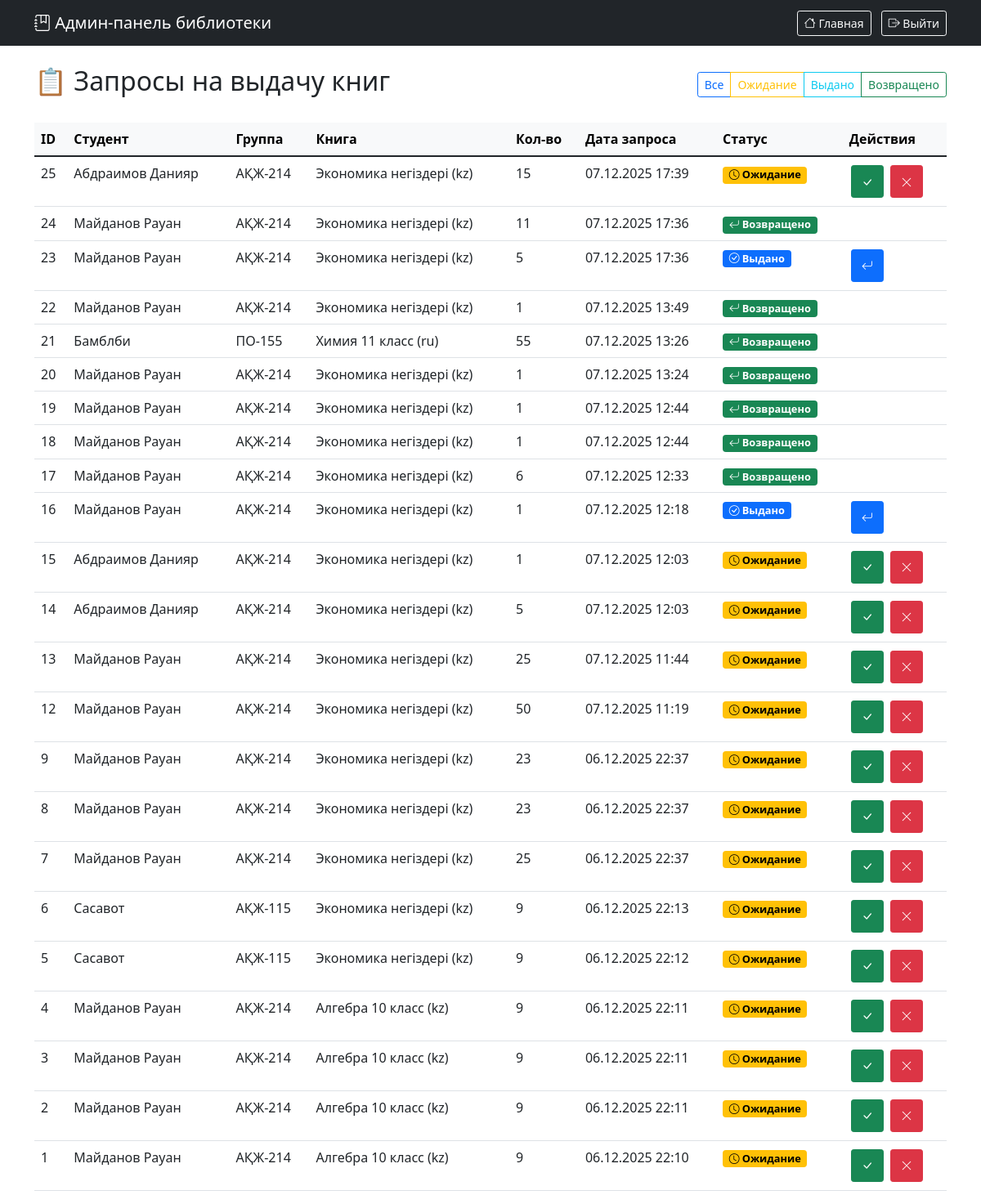
/admin (signed in), run on an earlier commit of the app's database.
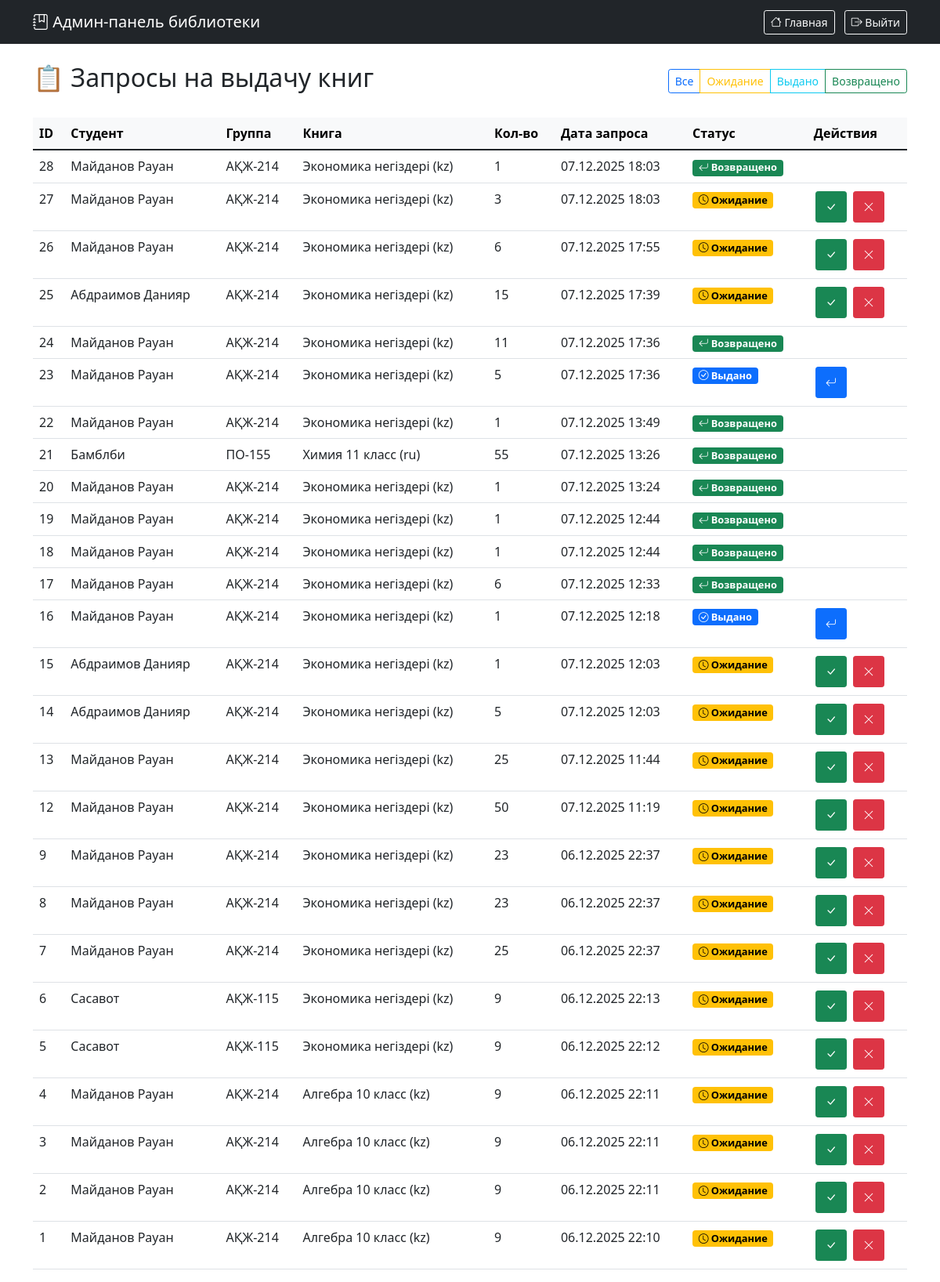
And on a later commit of the database.
### models.py (models this page shows, shortened)
class BookRequest(db.Model):
    __tablename__ = 'book_requests'
    id = db.Column(db.Integer, primary_key=True)
    student_id = db.Column(db.Integer, db.ForeignKey('students.id'), nullable=False)
    book_id = db.Column(db.Integer, db.ForeignKey('books.id'), nullable=False)
    request_date = db.Column(db.DateTime, nullable=False, default=db.func.now())  # Дата создания запроса
    issue_date = db.Column(db.DateTime)  # Дата выдачи (когда библиотекарь подтвердил)
    planned_return_date = db.Column(db.DateTime)  # Планируемая дата возврата (+90 минут)
    actual_return_date = db.Column(db.DateTime)  # Фактическая дата возврата
    quantity = db.Column(db.Integer, nullable=False, default=1)  # Количество взятых экземпляров
    status = db.Column(db.String(20), nullable=False, default='ожидание')  # статусы: ожидание, выдано, возвращено
    book = db.relationship('Book', backref='requests')

class Student(db.Model):
    __tablename__ = 'students'
    id = db.Column(db.Integer, primary_key=True)
    full_name = db.Column(db.String(100), nullable=False)  # ФИО
    group_id = db.Column(db.Integer, db.ForeignKey('groups.id'), nullable=False)
    book_requests = db.relationship('BookRequest', backref='student', lazy=True)

class Group(db.Model):
    __tablename__ = 'groups'
    id = db.Column(db.Integer, primary_key=True)
    name = db.Column(db.String(50), unique=True, nullable=False)  # Например: "АҚЖ-214"
    language = db.Column(db.String(10), nullable=False)  # "kz" или "ru"
    course = db.Column(db.Integer, nullable=False)  # 1 или 2
    students = db.relationship('Student', backref='group', lazy=True)

class Book(db.Model):
    __tablename__ = 'books'
    id = db.Column(db.Integer, primary_key=True)
    name = db.Column(db.String(200), nullable=False)  # Название книги
    author = db.Column(db.String(100), nullable=False)  # Автор книги
    year = db.Column(db.Integer, nullable=False)  # Год издания
    total_quantity = db.Column(db.Integer, nullable=False)  # Всего экземпляров
    available_quantity = db.Column(db.Integer, nullable=False)  # Доступно сейчас
    language = db.Column(db.String(10), nullable=False)  # Язык книги
    course = db.Column(db.Integer, nullable=False)  # Курс

### app.py (the view)
@app.route('/admin')
@admin_required
def admin_dashboard():
    requests = BookRequest.query.order_by(BookRequest.request_date.desc()).all()
    return render_template('admin.html', requests=requests)

### app.py (called while the page is built)
def admin_required(f):
    @wraps(f)
    def decorated_function(*args, **kwargs):
        if not session.get('admin_logged_in'):
            return redirect(url_for('admin_login'))
        return f(*args, **kwargs)
    return decorated_function

### templates/admin.html (shortened to what this page needs)
<!DOCTYPE html>
<html lang="ru">
<head>
    <link href="https://cdn.jsdelivr.net/npm/bootstrap@5.1.3/dist/css/bootstrap.min.css" rel="stylesheet">
    <link rel="stylesheet" href="https://cdn.jsdelivr.net/npm/bootstrap-icons@1.8.1/font/bootstrap-icons.css">
</head>
<body>
    <nav class="navbar navbar-dark bg-dark">
        <div class="container">
            <span class="navbar-brand">
                <i class="bi bi-journal-bookmark"></i> Админ-панель библиотеки
            </span>
            <div>
                <a href="{{ url_for('admin_dashboard') }}" class="btn btn-outline-light btn-sm me-2">
                    <i class="bi bi-house"></i> Главная
                </a>
                <a href="{{ url_for('admin_logout') }}" class="btn btn-outline-light btn-sm">
                    <i class="bi bi-box-arrow-right"></i> Выйти
                </a>
            </div>
        </div>
    </nav>
    <div class="container mt-4">
        <div class="d-flex justify-content-between align-items-center mb-4">
            <h2>📋 Запросы на выдачу книг</h2>
            <div class="btn-group">
                <button class="btn btn-outline-primary btn-sm" data-filter="all">Все</button>
                <button class="btn btn-outline-warning btn-sm" data-filter="waiting">Ожидание</button>
                <button class="btn btn-outline-info btn-sm" data-filter="issued">Выдано</button>
                <button class="btn btn-outline-success btn-sm" data-filter="returned">Возвращено</button>
            </div>
        </div>
        {% if requests %}
        <div class="table-responsive">
            <table class="table table-hover" id="requestsTable">
                <thead class="table-light">
                    <tr>
                        <th>ID</th>
                        <th>Студент</th>
                        <th>Группа</th>
                        <th>Книга</th>
                        <th>Кол-во</th>
                        <th>Дата запроса</th>
                        <th>Статус</th>
                        <th>Действия</th>
                    </tr>
                </thead>
                <tbody>
                    {% for req in requests %}
                    <tr data-status="{{ req.status }}">
                        <td>{{ req.id }}</td>
                        <td>{{ req.student.full_name if req.student else 'Неизвестно' }}</td>
                        <td>
                            {% if req.student and req.student.group %}
                                {{ req.student.group.name }}
                            {% else %}
                                -
                            {% endif %}
                        </td>
                        <td>
                            {% if req.book %}
                                {{ req.book.name }} ({{ req.book.language }})
                            {% else %}
                                Книга удалена
                            {% endif %}
                        </td>
                        <td>{{ req.quantity }}</td>
                        <td>{{ req.request_date.strftime('%d.%m.%Y %H:%M') if req.request_date else '-' }}</td>
                        <td>
                            {% if req.status == 'ожидание' %}
                                <span class="badge status-badge status-waiting">
                                    <i class="bi bi-clock"></i> Ожидание
                                </span>
                            {% elif req.status == 'выдано' %}
                                <span class="badge status-badge status-issued">
                                    <i class="bi bi-check-circle"></i> Выдано
                                </span>
                            {% elif req.status == 'возвращено' %}
                                <span class="badge status-badge status-returned">
                                    <i class="bi bi-arrow-return-left"></i> Возвращено
                                </span>
                            {% endif %}
                        </td>
                        <td>
                            {% if req.status == 'ожидание' %}
                                <button class="btn btn-success btn-sm action-btn"
                                    data-action="confirm"
                                    data-id="{{ req.id }}"
                                    title="Подтвердить выдачу">
                                    <i class="bi bi-check-lg"></i>
                                </button>
                                <button class="btn btn-danger btn-sm action-btn"
                                    data-action="reject"
                                    data-id="{{ req.id }}"
                                    title="Отклонить запрос">
                                    <i class="bi bi-x-lg"></i>
                                </button>
                            {% elif req.status == 'выдано' %}
                                <button class="btn btn-primary btn-sm action-btn"
                                    data-action="return"
                                    data-id="{{ req.id }}"
                                    title="Отметить возврат">
                                    <i class="bi bi-arrow-return-left"></i>
                                </button>
                            {% endif %}
                        </td>
                    </tr>
                    {% endfor %}
                </tbody>
            </table>
        </div>
        {% else %}
        <div class="alert alert-info">
            <i class="bi bi-info-circle"></i> Запросов на выдачу книг пока нет.
        </div>
        {% endif %}
    </div>
</body>
</html>

### templates/admin.html (style rules this page uses)
.status-badge { font-size: 0.8em; padding: 0.3em 0.6em; }
.status-waiting { background-color: #ffc107; color: #000; }
.status-issued { background-color: #0d6efd; color: #fff; }
.status-returned { background-color: #198754; color: #fff; }
.action-btn { width: 40px; height: 40px; display: inline-flex; align-items: center; justify-content: center; margin: 2px; }

What changed in the data, as far as the page shows it:
added BookRequest: id "28", student "Майданов Рауан", student.group.name "АҚЖ-214", book.name "Экономика негіздері", book.language "kz", quantity "1", request_date "07.12.2025 18:03", status "возвращено" (drawn)
added BookRequest: id "27", student "Майданов Рауан", student.group.name "АҚЖ-214", book.name "Экономика негіздері", book.language "kz", quantity "3", request_date "07.12.2025 18:03", status "ожидание" (drawn)
added BookRequest: id "26", student "Майданов Рауан", student.group.name "АҚЖ-214", book.name "Экономика негіздері", book.language "kz", quantity "6", request_date "07.12.2025 17:55", status "ожидание" (drawn)
